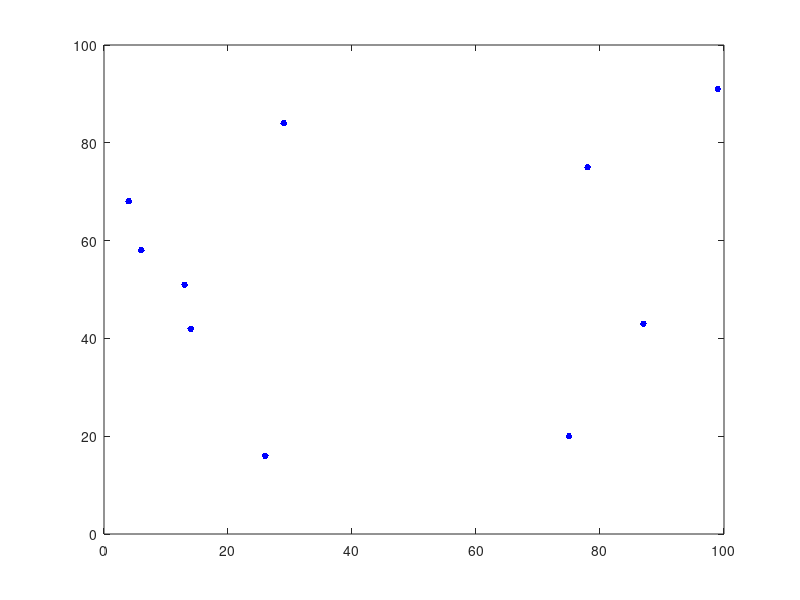

Source code (MATLAB): (Note: this script raises an error after producing the figure.)
clear all;

movingProbability = 0.1;
infectionRate = 0.1;
recoveryRate = 0.005;
numOfAgents = 1000;
gridSize = 100;
agentStatus = zeros(numOfAgents,3);
step = 0;
maxSteps = 1500;
sumAgentStatus = zeros(maxSteps,3);
color = ["blue","red","green"];

for i = 1:numOfAgents
  agentStatus(i,:) = [randi([1 gridSize]) randi([1 gridSize]) 1];
end

rAgent = randi([1 numOfAgents],1,0.1*numOfAgents);
agentStatus(rAgent,3) = 2;

while true
  step = step +1;
  for agent = 1:numOfAgents
    r = rand;
    if r<movingProbability
      move = randi([1 2]);
      agentStatus(agent, move) = agentStatus(agent, move) + randi([-1,1],1);
      agentStatus(agent, 1:2) = mod(agentStatus(agent,1:2)-1, gridSize)+1; %+1 to avoid position 0
    end  
  end
  
  gridStatus = cell(gridSize);
  for j = 1:numOfAgents
    x = agentStatus(j,1);
    y = agentStatus(j,2);
    gridStatus{x,y} = [gridStatus{x,y} j];
  end
  
  infectedAgents = agentStatus(agentStatus(:,3)==2,:);
  for k = 1:size(infectedAgents,1)
    x = infectedAgents(k,1);
    y = infectedAgents(k,2);
    for l = 1:length(gridStatus{x,y})
      if agentStatus(gridStatus{x,y}(l),3) == 1
        r = rand;
        if r < infectionRate
          agentStatus(gridStatus{x,y}(l),3) = 2;
        end
      end
    end
  end
  
  infectedAgents = agentStatus(agentStatus(:,3)==2,:);
  for l=1:size(agentStatus,1)
    m=rand;
    if agentStatus(l,3)==2 && m<recoveryRate
      agentStatus(l,3)=3;
    end
  end
  
  if step ==100
    for m=1:numOfAgents
      plot(agentStatus(m,1), agentStatus(m,2),'.','Color',color(agentStatus(m,3)),'MarkerSize',15);
      hold on
    end
    title('t=100');
    axis([0 gridSize+1 0 gridSize+1]);
    hold off
  end
  
  sumAgentStatus(step,1) = sum(agentStatus(:,3)==1);
  sumAgentStatus(step,2) = sum(agentStatus(:,3)==2);
  sumAgentStatus(step,3) = sum(agentStatus(:,3)==3);
  
  if sumAgentStatus(step,2)==0 | step == maxSteps
    break;
  end
end

figure;
plot(sumAgentStatus(:,1),'blue');
hold on
plot(sumAgentStatus(:,2),'red');
plot(sumAgentStatus(:,3),'green');
title(['d = ',num2str(movingProbability),', β = ',...
num2str(infectionRate),', γ = ',...
num2str(recoveryRate)]);
axis([0 step-1 0 numOfAgents]);
xlabel('Time Steps');
ylabel('Number of agents');
hold off
